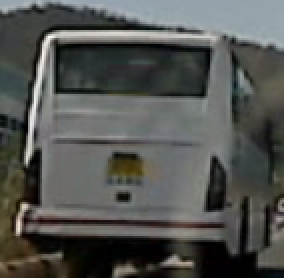
#> input picture DB_photos_car_truck_bus_combined/positive/e1.bmp, 142 x 139 px (shown 2 times larger)
$ python -i __init__.py   (imports and definitions only)
#> lines starting #> are read from the running program, lines starting #| are printed output that depends on the picture; after the words box and inside, x2 and y2 are one past the last pixel; in counts of white or black regions, pixels touching at a corner belong together
#> further down, picture is the input picture: shape (139, 142, 3); mean B, G, R 81.1, 84.3, 82.8
import cv2
import numpy as np
import time                                  #Import time library
#import RPi.GPIO as GPIO                      #Import GPIO library
#GPIO.setmode(GPIO.BCM)                       #Set GPIO pin numbering

# define the lower and upper boundaries of the "green"
# ball in the HSV color space, then initialize the
# list of tracked points
greenLower  = np.array([45,30,30])
greenUpper  = np.array([80,255,255])

redLowerlow = np.array([0,30,30])
redUpperlow = np.array([15,255,255])
redLowerup  = np.array([165,30,30])
redUpperup  = np.array([179,255,255])

# [15 lines of commented-out code are left out]

# [48 lines left out: function greenCircleRadius, not called in this run]

def redCircleRadius(image):
    # construct a mask for the color "red", then perform
    maskredlow = cv2.inRange(image, redLowerlow, redUpperlow)   #Mask the image with the Color Range
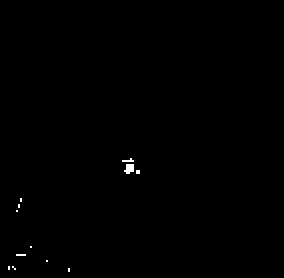
#> maskredlow: shape (139, 142) (shown 2 times larger); 0.24% white in thin lines or dots, all inside (x1, y1, x2, y2) = (4, 79, 70, 136)
    maskredup = cv2.inRange(image, redLowerup, redUpperup)      #Mask the image with the Color Range
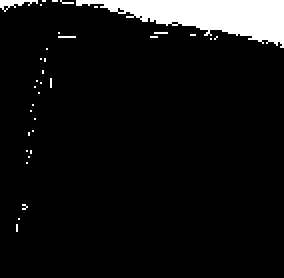
#> maskredup: shape (139, 142) (shown 2 times larger); 7.1% white; 35 white regions (33 under 20 px), largest, box (x1, y1, x2, y2) and area: (38, 0, 142, 24) 1282, (0, 0, 19, 6) 50
    maskred = cv2.addWeighted(maskredlow, 1.0, maskredup, 1.0, 0.0)
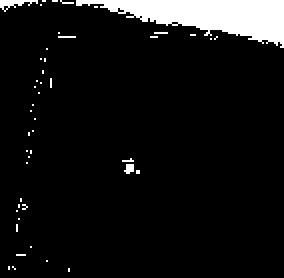
#> maskred: shape (139, 142) (shown 2 times larger); 7.4% white; 47 white regions (45 under 20 px), largest, box (x1, y1, x2, y2) and area: (38, 0, 142, 24) 1282, (0, 0, 19, 6) 50

    # a series of dilations and erosions to remove any small
    # blobs left in the mask
    maskred = cv2.erode(maskred, None, iterations=2)            #Erode the masked image
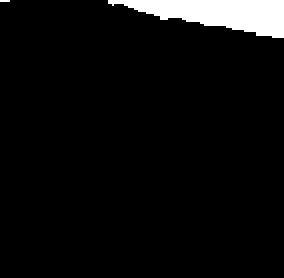
#> maskred: shape (139, 142) (shown 2 times larger); 5% white; 2 white regions (1 under 20 px), largest, box (x1, y1, x2, y2) and area: (54, 0, 142, 19) 974
    maskred = cv2.dilate(maskred, None, iterations=2)           #Dilate the Masked image
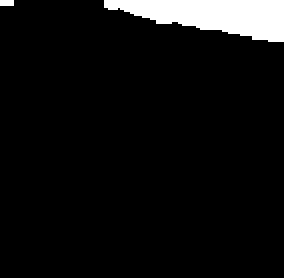
#> maskred: shape (139, 142) (shown 2 times larger); 6.2% white; 2 white regions, box (x1, y1, x2, y2) and area: (52, 0, 142, 21) 1200, (0, 0, 7, 3) 21
    maskred = cv2.medianBlur(maskred,5)
#> maskred: shape (139, 142); 6.2% white; 2 white regions (1 under 20 px), largest, box (x1, y1, x2, y2) and area: (52, 0, 142, 21) 1200

    maskred = cv2.bitwise_and(image,image,mask = maskred)       #And the masked image with original image
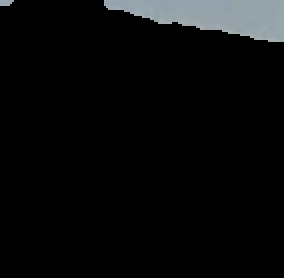
#> maskred: shape (139, 142, 3) (shown 2 times larger); mean B, G, R 10.6, 10.2, 9.3

    maskred = cv2.cvtColor(maskred, cv2.COLOR_BGR2GRAY)         #Gray scale the image
#> maskred: shape (139, 142)
    #cv2.imshow('Videored',maskred)
    circles = cv2.HoughCircles(maskred,cv2.HOUGH_GRADIENT,1,200,param1=100,param2=30,minRadius = 20)
#> circles = None
    #circles = cv2.HoughCircles(
    #                 image     :8-bit, single-channel, grayscale input image.
    #               ,method     :Detection method to use. Currently, the only implemented method is CV_HOUGH_GRADIENT
    #               ,dp         :Inverse ratio of the accumulator resolution to the image resolution. For example,
    #                            if dp=1 , the accumulator has the same resolution as the input image.
    #                            If dp=2 , the accumulator has half as big width and height.
    #               ,minDist[   :Minimum distance between the centers of the detected circles.
    #               ,circles[   :Each vector is encoded as a 3-element floating-point vector  (x, y, radius) .
    #               ,param1[    :First method-specific parameter. In case of CV_HOUGH_GRADIENT , it is the
    #                            higher threshold of the two passed to the Canny() edge detector
    #               ,param2[    :it is the accumulator threshold for the circle centers at the detection stage.
    #                           :The smaller it is, the more false circles may be detected.
    #               ,minRadius[ :Minimum circle radius
    #               ,maxRadius] :Maximum circle radius.
    #                           ]]]])
    #
    if circles is not None :
        #print "Red Circle"


        # convert the (x, y) coordinates and radius of the circles to integers
	#circles = np.around(circles[0, :]).astype("int")
        circles = np.uint16(np.around(circles))
	# loop over the (x, y) coordinates and radius of the circles
	#for (x, y, r) in circles:
	#	# draw the circle in the output image, then draw a rectangle
	#	# corresponding to the center of the circle
	#	cv2.circle(output, (x, y), r, (0, 255, 0), 4)
	#	cv2.rectangle(output, (x - 5, y - 5), (x + 5, y + 5), (0, 128, 255), -1)
        for i in circles[0,:] :
            # draw the outer circle
            return i[2]

#def dist():
#    GPIO.output(TRIG, False)                   #Set TRIG as LOW
#    time.sleep(.1)
#    GPIO.output(TRIG, True)                    #Set TRIG as HIGH
#    time.sleep(0.00001)                         #Delay of 0.00001 seconds
#    GPIO.output(TRIG, False)                   #Set TRIG as LOW
#
#    timeout = time.time() + 0.05
#    while GPIO.input(ECHO)==0 and time.time() < timeout:                 #Check whether the ECHO is LOW
#        pulse_start = time.time()                #Saves the last known time of LOW pulse#
#
#    timeout = time.time() + 0.05
#    while GPIO.input(ECHO)==1 and time.time() < timeout:                 #Check whether the ECHO is HIGH
#        pulse_end = time.time()                  #Saves the last known time of HIGH pulse
#
#    pulse_duration = pulse_end - pulse_start   #Get pulse duration to a variable
#
#    distance = pulse_duration * 17150          #Multiply pulse duration by 17150 to get distance
#    distance = round(distance, 2)
#    if(distance > 2 and distance < 400 ):
#        return distance
#    else:
#        return 0

>>> import cv2
>>> picture = cv2.imread('../../../DB_photos_car_truck_bus_combined/positive/e1.bmp')
>>> result = redCircleRadius(picture)
